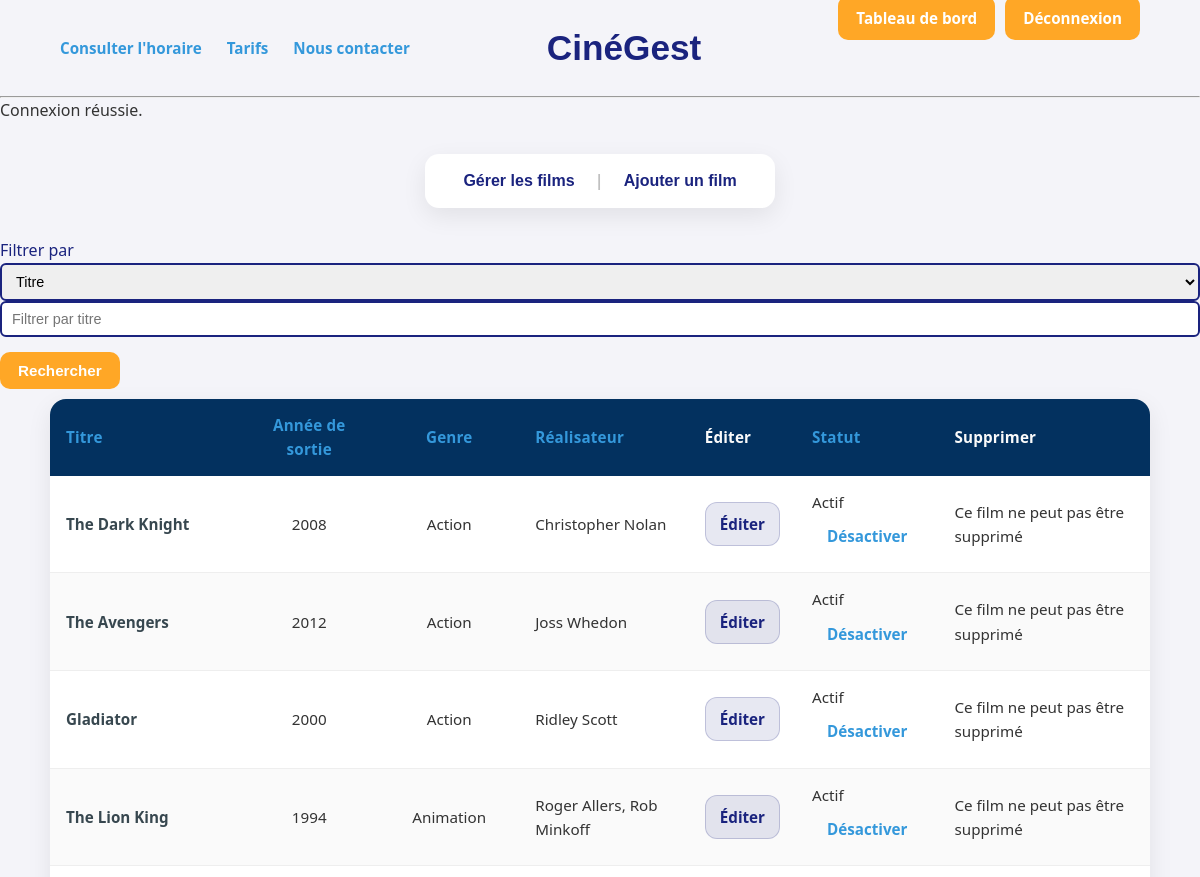
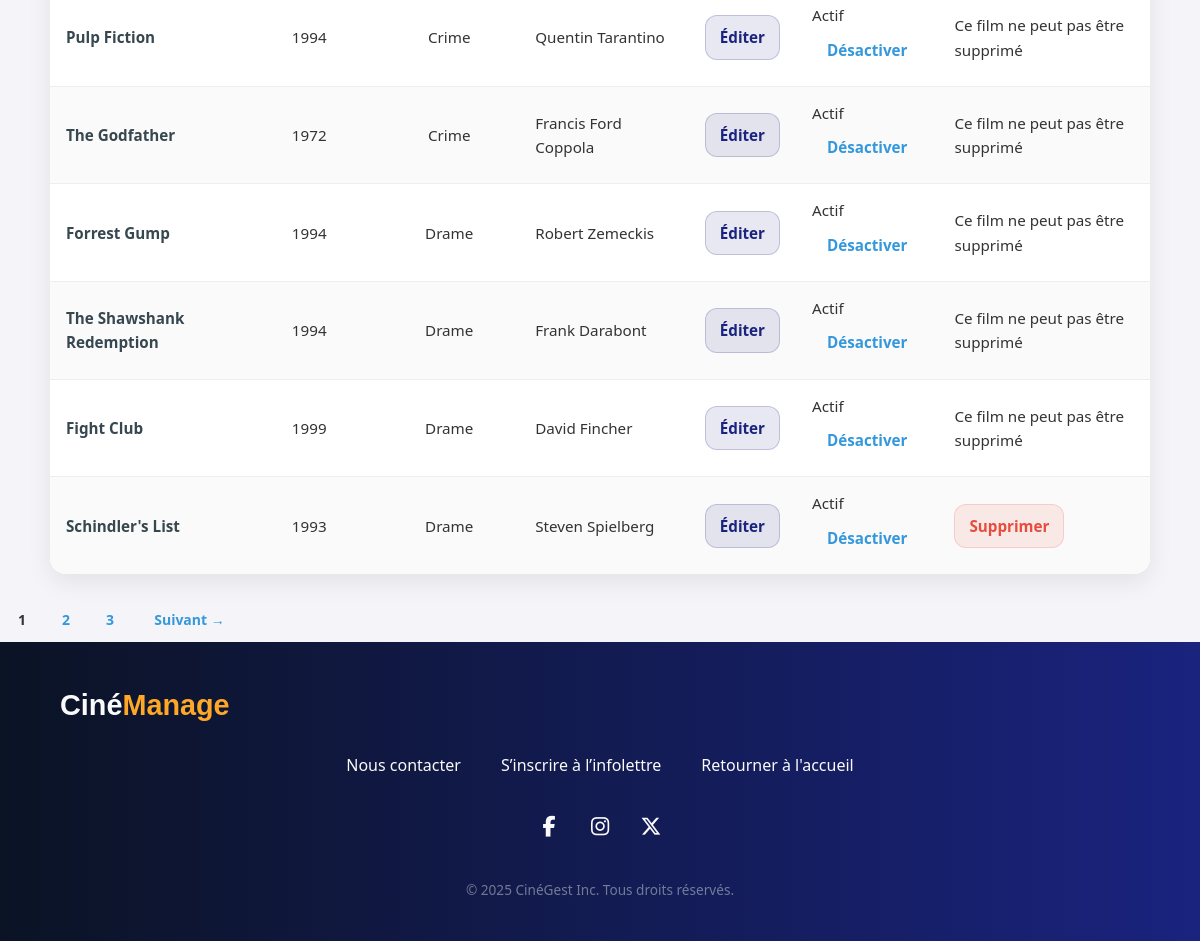
Page /index.php?action=dashboard&page=1&sort=genre&dir=asc (signed in) on the committed database (2 pictures, top to bottom).
### tables this page shows
CREATE TABLE
    IF NOT EXISTS films (
        id INT AUTO_INCREMENT PRIMARY KEY,
        titre VARCHAR(100) NOT NULL,
        realisateur VARCHAR(100),
        genre VARCHAR(50),
        annee_sortie INT,
        description TEXT,
		affiche VARCHAR(255),
		statut ENUM('actif', 'inactif') DEFAULT 'actif'
    );

### app/controllers/AdminController.php (called while the page is built)
<?php
require_once __DIR__ . '/../controllers/FilmController.php';
function DashboardAdmin()
{
	$data = ListeFilmsComplete('admin');
	$film_result  = $data['film_result'];
	$pageCourante = $data['pageCourante'];
	$pagesTotales = $data['pagesTotales'];
	$sort         = $data['sort'];
	$dir          = $data['dir'];
	$nonSupprimables = [];
	if ($film_result) {
		$ids = [];
		while ($row = $film_result->fetch_assoc()) {
			$ids[] = (int)($row['id'] ?? 0);
		}
		$film_result->data_seek(0);
		foreach ($ids as $id) {
			if ($id > 0 && filmEstLie($id)) {
				$nonSupprimables[$id] = true;
			}
		}
	}
	include __DIR__ . '/../views/admin/dashboard.php';
}

### app/helper/auth.php (called while the page is built, shortened)
<?php
function isAdmin()
{
    return isset($_SESSION['role']) && $_SESSION['role'] === 'admin';
}
?>

### app/models/FilmModel.php (called while the page is built, shortened)
<?php
require_once __DIR__ . "/../includes/db_connect.php";
function countAllFilms()
{
	global $conn;
	$sql = "SELECT COUNT(*) AS total FROM films";
	$result = $conn->query($sql);
	$row = $result->fetch_assoc();
	return (int) ($row['total'] ?? 0);
}
function getTousLesFilmsPagines(int $parPage, int $offset, string $sort, string $dir)
{
	global $conn;
	$allowedSorts = ['id', 'titre', 'realisateur', 'genre', 'annee_sortie', 'statut', 'affiche'];
	$dirSql = strtolower($dir) === 'desc' ? 'DESC' : 'ASC';
	$sql = "
    SELECT id, titre, realisateur, genre, annee_sortie, description, statut, affiche
    FROM films
    ORDER BY $sort $dirSql
    LIMIT ? OFFSET ?";
	$stmt = $conn->prepare($sql);
	$stmt->bind_param('ii', $parPage, $offset);
	$stmt->execute();
	return $stmt->get_result();
}

### app/controllers/FilmController.php (called while the page is built, shortened)
<?php
require_once __DIR__ . '/../models/FilmModel.php';
require_once __DIR__ . '/../helper/auth.php';
function ListeFilmsComplete($contexte = 'public')
{
	if ($contexte === 'admin') {
		$parPage = 10;
		$sortDefaut = 'id';
	} else {
		$parPage = 12;
		$actionPagination = 'list';
		$sortDefaut = 'titre';
	}
	$pageCourante = 1;
	if (isset($_GET['page']) && ctype_digit($_GET['page']) && (int) $_GET['page'] > 0) {
		$pageCourante = (int) $_GET['page'];
	}
	$totalFilms   = countAllFilms();
	$pagesTotales = max(1, (int) ceil($totalFilms / $parPage));
	$offset = ($pageCourante - 1) * $parPage;
	$allowedSorts = ['id', 'titre', 'realisateur', 'genre', 'annee_sortie', 'statut', 'affiche'];
	$sort = $_GET['sort'] ?? $sortDefaut;
	$dir = $_GET['dir'] ?? 'asc';
	$dir = strtolower($dir) === 'desc' ? 'desc' : 'asc';
	$result = getTousLesFilmsPagines($parPage, $offset, $sort, $dir);
	if ($contexte === 'admin') {
		return [
			'film_result'  => $result,
			'pageCourante' => $pageCourante,
			'pagesTotales' => $pagesTotales,
			'sort'         => $sort,
			'dir'          => $dir
		];
	}
}

### app/views/admin/dashboard.php (the view, shortened to what this page needs)
<?php include __DIR__ . '/../../includes/header.php'; ?>
<?php include __DIR__ . '/../../includes/header_dashboard.php'; ?>
<?php
function sortUrl(string $col, int $pageCourante, string $sort, string $dir): string
{
	$nextDir = ($sort === $col && $dir === 'asc') ? 'desc' : 'asc';
	$params = $_GET;
	$params['action'] = $params['action'] ?? 'dashboard';
	$params['page']   = $pageCourante;
	$params['sort']   = $col;
	$params['dir']    = $nextDir;
	return 'index.php?' . http_build_query($params);
}
?>
<table>
	<thead>
		<th><a href="<?= htmlspecialchars(sortUrl('titre', (int)$pageCourante, (string)$sort, (string)$dir), ENT_QUOTES, 'UTF-8') ?>">Titre</a></th>
		<th><a href="<?= htmlspecialchars(sortUrl('annee_sortie', (int)$pageCourante, (string)$sort, (string)$dir), ENT_QUOTES, 'UTF-8') ?>">Année de sortie</a></th>
		<th><a href="<?= htmlspecialchars(sortUrl('genre', (int)$pageCourante, (string)$sort, (string)$dir), ENT_QUOTES, 'UTF-8') ?>">Genre</a></th>
		<th><a href="<?= htmlspecialchars(sortUrl('realisateur', (int)$pageCourante, (string)$sort, (string)$dir), ENT_QUOTES, 'UTF-8') ?>">Réalisateur</a></th>
		<th>Éditer</th>
		<th><a href="<?= htmlspecialchars(sortUrl('statut', (int)$pageCourante, (string)$sort, (string)$dir), ENT_QUOTES, 'UTF-8') ?>">Statut</a></th>
		<th>Supprimer</th>
	</thead>
	<?php if (isset($film_result) && $film_result && $film_result->num_rows > 0): ?>
		<?php while ($film = $film_result->fetch_assoc()): ?>
			<tr>
				<td><?= htmlspecialchars($film['titre'] ?? '', ENT_QUOTES, 'UTF-8'); ?></td>
				<td><?= (int)($film['annee_sortie'] ?? 0); ?></td>
				<td><?= htmlspecialchars($film['genre'] ?? '', ENT_QUOTES, 'UTF-8'); ?></td>
				<td><?= htmlspecialchars($film['realisateur'] ?? '', ENT_QUOTES, 'UTF-8'); ?></td>
				<td>
					<a class="btn-edit" href="index.php?action=form_edit_film&id=<?= (int)($film['id'] ?? 0); ?>">
						Éditer
					</a>
				</td>
				<td>
					<?php
					$statut = ($film['statut'] ?? 'inactif') === 'actif' ? 'actif' : 'inactif';
					$labelStatut = $statut === 'actif' ? 'Actif' : 'Inactif';
					$labelAction = $statut === 'actif' ? 'Désactiver' : 'Activer';
					?>
					<div class="statut-cell">
						<div class="statut-label"><?= $labelStatut; ?></div>
						<a class="statut-action"
							href="index.php?action=toggle_film_statut&id=<?= (int)($film['id'] ?? 0); ?>&page=<?= (int)$pageCourante; ?>&sort=<?= urlencode($sort); ?>&dir=<?= urlencode($dir); ?>"
							onclick="return confirm('Confirmer: <?= $labelAction; ?> ce film ?');">
							<?= $labelAction; ?>
						</a>
					</div>
				</td>
				<td>
					<?php $idFilm = (int)($film['id'] ?? 0); ?>
					<?php if (!empty($nonSupprimables[$idFilm])): ?>
						<span class="text-muted">Ce film ne peut pas être supprimé</span>
					<?php else: ?>
						<a class="btn-delete" href="index.php?action=delete_film&id=<?= $idFilm; ?>"
							onclick="return confirm('Êtes-vous sûr de vouloir supprimer ce film ?')">
							Supprimer
						</a>
					<?php endif; ?>
				</td>
			</tr>
		<?php endwhile; ?>
	<?php else: ?>
		<tr>
			<td colspan="7">Aucun film trouvé.</td>
		</tr>
	<?php endif; ?>
</table>
<?php if (empty($isFiltre) && $pagesTotales > 1): ?>
	<nav class="pagination">
		<?php
		$window = 2;
		$start = max(1, $pageCourante - $window);
		$end   = min($pagesTotales, $pageCourante + $window);
		?>
			<?php
		for ($p = $start; $p <= $end; $p++) {
			if ($p === (int)$pageCourante) {
				echo '<span class="btn active">' . (int)$p . '</span>';
			} else {
				echo '<a class="btn" href="index.php?action=dashboard&page=' . (int)$p . '&sort=' . urlencode($sort) . '&dir=' . urlencode($dir) . '">' . (int)$p . '</a>';
			}
		}
			?>
		<?php if ($pageCourante < $pagesTotales): ?>
			<a class="btn"
				href="index.php?action=dashboard&page=<?= (int) ($pageCourante + 1); ?>&sort=<?= urlencode($sort); ?>&dir=<?= urlencode($dir); ?>">
				Suivant →
			</a>
		<?php endif; ?>
	</nav>
<?php endif; ?>
<?php include __DIR__ . '/../../includes/footer.php'; ?>

### public/assets/css/style.css (style rules this page uses)
* { margin: 0; padding: 0; box-sizing: border-box; }
html, body { height: 100%; }
body { font-family: 'Segoe UI', Tahoma, Geneva, Verdana, sans-serif; background-color: #f4f4f9; color: #333; line-height: 1.6; display: flex; flex-direction: column; min-height: 100vh; }
table { width: 100%; border-collapse: separate; border-spacing: 0; margin: 25px auto; max-width: 1100px; background: #ffffff; border: 1px solid #e6e6e6; border-radius: 16px; overflow: hidden; box-shadow: 0 8px 25px rgba(0,0,0,0.08); }
table, th, td { border: none; }
th, td { padding: 14px 16px; text-align: left; vertical-align: middle; font-size: 0.95rem; }
th { background-color: #03315f; color: #FAFAFA; font-weight: 700; letter-spacing: 0.2px; }
tr { background: #ffffff; }
tr + tr td { border-top: 1px solid #eeeeee; }
tr:nth-child(even) { background: #FAFAFA; }
td:first-child { font-weight: 600; color: #37474F; }
th:nth-child(2), th:nth-child(3), td:nth-child(2), td:nth-child(3) { width: 140px; text-align: center; }
td a { display: inline-flex; align-items: center; justify-content: center; gap: 8px; padding: 9px 14px; border-radius: 12px; font-weight: 700; text-decoration: none; border: 1px solid transparent; transition: transform 0.12s ease, background-color 0.15s ease, border-color 0.15s ease; }
.btn-edit { background: rgba(26, 35, 126, 0.10); color: #1A237E; border-color: rgba(26, 35, 126, 0.20); }
.btn-delete { background: rgba(231, 76, 60, 0.10); color: #E74C3C; border-color: rgba(231, 76, 60, 0.18); }
a { color: #3498db; text-decoration: none; transition: color 0.3s; }
.btn { display: inline-block; padding: 10px 18px; border-radius: 10px; font-size: 14px; font-weight: bold; text-decoration: none; border: none; cursor: pointer; transition: transform 0.15s ease, box-shadow 0.15s ease, background-color 0.15s ease, color 0.15s ease; }

### rows in the picture
films: titre "The Dark Knight", annee_sortie "2008", genre "Action", realisateur "Christopher Nolan", statut "Actif", statut "Désactiver", shows "Ce film ne peut pas être supprimé"
films: titre "The Avengers", annee_sortie "2012", genre "Action", realisateur "Joss Whedon", statut "Actif", statut "Désactiver", shows "Ce film ne peut pas être supprimé"
films: titre "Gladiator", annee_sortie "2000", genre "Action", realisateur "Ridley Scott", statut "Actif", statut "Désactiver", shows "Ce film ne peut pas être supprimé"
films: titre "The Lion King", annee_sortie "1994", genre "Animation", realisateur "Roger Allers, Rob Minkoff", statut "Actif", statut "Désactiver", shows "Ce film ne peut pas être supprimé"
films: titre "Pulp Fiction", annee_sortie "1994", genre "Crime", realisateur "Quentin Tarantino", statut "Actif", statut "Désactiver", shows "Ce film ne peut pas être supprimé"
films: titre "The Godfather", annee_sortie "1972", genre "Crime", realisateur "Francis Ford Coppola", statut "Actif", statut "Désactiver", shows "Ce film ne peut pas être supprimé"
films: titre "Forrest Gump", annee_sortie "1994", genre "Drame", realisateur "Robert Zemeckis", statut "Actif", statut "Désactiver", shows "Ce film ne peut pas être supprimé"
films: titre "The Shawshank Redemption", annee_sortie "1994", genre "Drame", realisateur "Frank Darabont", statut "Actif", statut "Désactiver", shows "Ce film ne peut pas être supprimé"
films: titre "Fight Club", annee_sortie "1999", genre "Drame", realisateur "David Fincher", statut "Actif", statut "Désactiver", shows "Ce film ne peut pas être supprimé"
films: titre "Schindler's List", annee_sortie "1993", genre "Drame", realisateur "Steven Spielberg", statut "Actif", statut "Désactiver"

### other values in the picture
$_SESSION['flash']['message'] "Connexion réussie."
